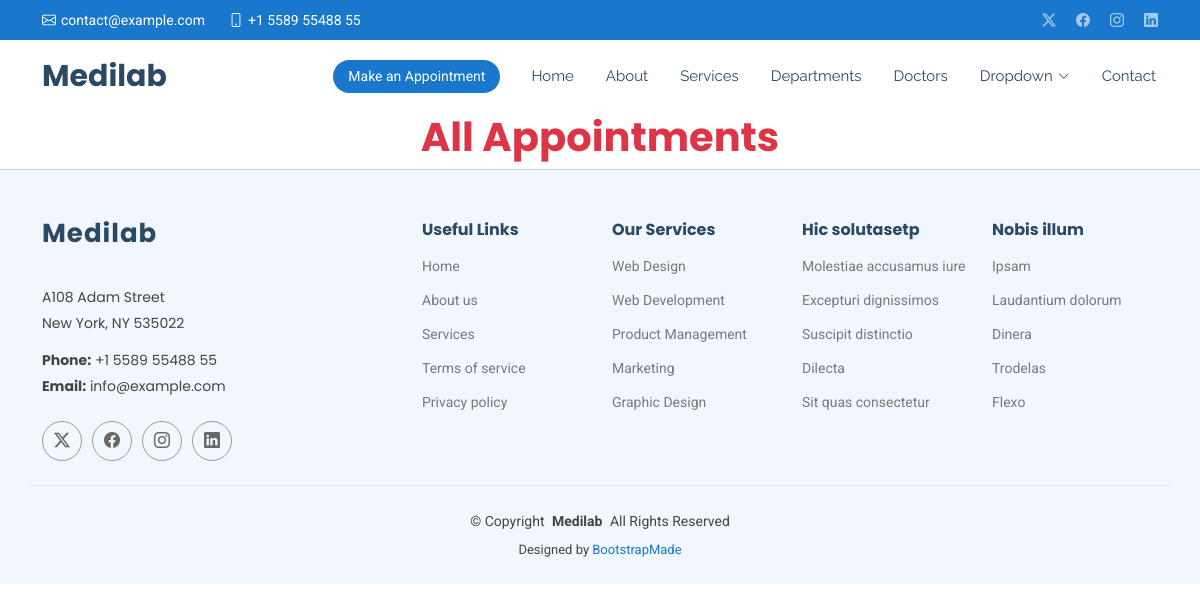
/show/, run on an earlier commit of the app's database.
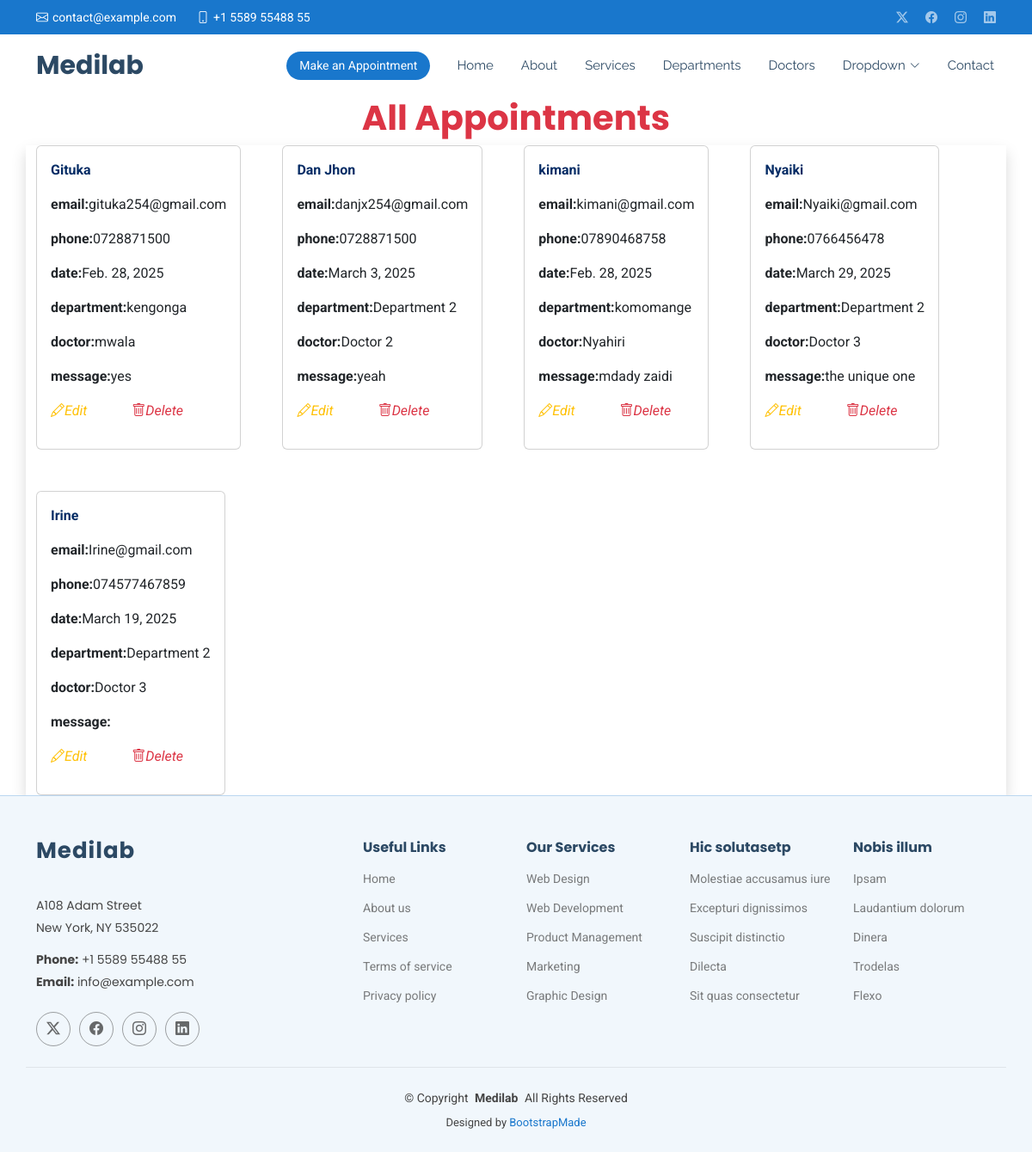
And on a later commit of the database.
### medapp/models.py (models this page shows, shortened)
class Appointment(models.Model):
    name = models.CharField(max_length=50)
    email = models.EmailField()
    phone = models.CharField(max_length=15)
    date = models.DateField()
    department = models.CharField(max_length=50)
    doctor = models.CharField(max_length=50)
    message = models.TextField()

### medapp/views.py (the view)
# urls.py: path('show/', views.show, name='show'),
def show(request):
    all = Appointment.objects.all()
    return render(request,'show.html',{'all':all})

### Templates/show.html (shortened to what this page needs)
{% extends 'starter-page.html' %}
{% load static %}
{% block content %}
 <h1 class="text-center text-danger"> <strong>All Appointments</strong></h1>
<div class="container w-30 shadow">
    <div class="d-flex gap-5 flex-wrap">
       {% for x in all %}
      <div class="card w-30 p-3">
        <p class="text-primary-emphasis fw-bold ">  {{ x.name }}</p>
        <p> <strong>email:</strong>{{ x.email }}</p>
        <p> <strong>phone:</strong>{{ x.phone }}</p>
        <p> <strong>date:</strong>{{ x.date }}</p>
        <p> <strong>department:</strong>{{ x.department }}</p>
        <p> <strong>doctor:</strong>{{ x.doctor }}</p>
        <p> <strong>message:</strong>{{ x.message }}</p>
        <p>
            <a href="{% url 'edit' x.id %}" class="text-warning me-5">
                <i class="bi bi-pencil">Edit</i>
            </a>
            <a href="/delete/{{ x.id }}" class="text-danger">
                <i class="bi bi-trash">Delete</i>
            </a>
        </p>
      </div>
         {% endfor %}
   </div>
</div>
{% endblock %}

### Templates/starter-page.html (shortened to what this page needs)
<!DOCTYPE html>
<html lang="en">
<head>
{% load static %}
  <link href="{% static 'assets/vendor/bootstrap/css/bootstrap.min.css' %}" rel="stylesheet">
  <link href="{% static 'assets/vendor/bootstrap-icons/bootstrap-icons.css' %}" rel="stylesheet">
  <link href="{% static 'assets/vendor/aos/aos.css' %}" rel="stylesheet">
  <link href="{% static 'assets/vendor/fontawesome-free/css/all.min.css' %}" rel="stylesheet">
  <link href="{% static 'assets/vendor/glightbox/css/glightbox.min.css' %}" rel="stylesheet">
  <link href="{% static 'assets/vendor/swiper/swiper-bundle.min.css' %}" rel="stylesheet">
  <link href="{% static 'assets/css/main.css' %}" rel="stylesheet">
</head>
<body class="starter-page-page">
  <header id="header" class="header sticky-top">
    <div class="topbar d-flex align-items-center">
      <div class="container d-flex justify-content-center justify-content-md-between">
        <div class="contact-info d-flex align-items-center">
          <i class="bi bi-envelope d-flex align-items-center"><a href="mailto:contact@example.com">contact@example.com</a></i>
          <i class="bi bi-phone d-flex align-items-center ms-4"><span>+1 5589 55488 55</span></i>
        </div>
        <div class="social-links d-none d-md-flex align-items-center">
          <a href="#" class="twitter"><i class="bi bi-twitter-x"></i></a>
          <a href="#" class="facebook"><i class="bi bi-facebook"></i></a>
          <a href="#" class="instagram"><i class="bi bi-instagram"></i></a>
          <a href="#" class="linkedin"><i class="bi bi-linkedin"></i></a>
        </div>
      </div>
    </div>
    <div class="branding d-flex align-items-center">
      <div class="container position-relative d-flex align-items-center justify-content-between">
        <a href="index.html" class="logo d-flex align-items-center me-auto">
          <h1 class="sitename">Medilab</h1>
        </a>
        <nav id="navmenu" class="navmenu">
          <ul>
            <li><a href="{% url 'home' %}">Home<br></a></li>
            <li><a href="{% url 'about' %}">About</a></li>
            <li><a href="{% url 'services' %}">Services</a></li>
            <li><a href="">Departments</a></li>
            <li><a href="">Doctors</a></li>
            <li class="dropdown"><a href="#"><span>Dropdown</span> <i class="bi bi-chevron-down toggle-dropdown"></i></a>
            </li>
            <li><a href="{% static '#contact' %}">Contact</a></li>
          </ul>
        </nav>
        <a class="cta-btn d-none d-sm-block" href="#appointment">Make an Appointment</a>
      </div>
    </div>
  </header>
  <main class="main">
   {% block content %}
   {% endblock %}
  </main>
  <footer id="footer" class="footer light-background">
    <div class="container footer-top">
      <div class="row gy-4">
        <div class="col-lg-4 col-md-6 footer-about">
          <a href="index.html" class="logo d-flex align-items-center">
            <span class="sitename">Medilab</span>
          </a>
          <div class="footer-contact pt-3">
            <p>A108 Adam Street</p>
            <p>New York, NY 535022</p>
            <p class="mt-3"><strong>Phone:</strong> <span>+1 5589 55488 55</span></p>
            <p><strong>Email:</strong> <span>info@example.com</span></p>
          </div>
          <div class="social-links d-flex mt-4">
            <a href=""><i class="bi bi-twitter-x"></i></a>
            <a href=""><i class="bi bi-facebook"></i></a>
            <a href=""><i class="bi bi-instagram"></i></a>
            <a href=""><i class="bi bi-linkedin"></i></a>
          </div>
        </div>
        <div class="col-lg-2 col-md-3 footer-links">
          <h4>Useful Links</h4>
          <ul>
            <li><a href="#">Home</a></li>
            <li><a href="#">About us</a></li>
            <li><a href="#">Services</a></li>
            <li><a href="#">Terms of service</a></li>
            <li><a href="#">Privacy policy</a></li>
          </ul>
        </div>
        <div class="col-lg-2 col-md-3 footer-links">
          <h4>Our Services</h4>
          <ul>
            <li><a href="#">Web Design</a></li>
            <li><a href="#">Web Development</a></li>
            <li><a href="#">Product Management</a></li>
            <li><a href="#">Marketing</a></li>
            <li><a href="#">Graphic Design</a></li>
          </ul>
        </div>
        <div class="col-lg-2 col-md-3 footer-links">
          <h4>Hic solutasetp</h4>
          <ul>
            <li><a href="#">Molestiae accusamus iure</a></li>
            <li><a href="#">Excepturi dignissimos</a></li>
            <li><a href="#">Suscipit distinctio</a></li>
            <li><a href="#">Dilecta</a></li>
            <li><a href="#">Sit quas consectetur</a></li>
          </ul>
        </div>
        <div class="col-lg-2 col-md-3 footer-links">
          <h4>Nobis illum</h4>
          <ul>
            <li><a href="#">Ipsam</a></li>
            <li><a href="#">Laudantium dolorum</a></li>
            <li><a href="#">Dinera</a></li>
            <li><a href="#">Trodelas</a></li>
            <li><a href="#">Flexo</a></li>
          </ul>
        </div>
      </div>
    </div>
    <div class="container copyright text-center mt-4">
      <p>© <span>Copyright</span> <strong class="px-1 sitename">Medilab</strong> <span>All Rights Reserved</span></p>
      <div class="credits">
        Designed by <a href="https://bootstrapmade.com/">BootstrapMade</a>
      </div>
    </div>
  </footer>
</body>
</html>

What changed in the data, as far as the page shows it:
added Appointment: name "Gituka", email "gituka254@gmail.com", phone "0728871500", date "Feb. 28, 2025", department "kengonga", doctor "mwala", message "yes"
added Appointment: name "Dan Jhon", email "danjx254@gmail.com", phone "0728871500", date "March 3, 2025", department "Department 2", doctor "Doctor 2", message "yeah"
added Appointment: name "kimani", email "kimani@gmail.com", phone "07890468758", date "Feb. 28, 2025", department "komomange", doctor "Nyahiri", message "mdady zaidi"
added Appointment: name "Nyaiki", email "Nyaiki@gmail.com", phone "0766456478", date "March 29, 2025", department "Department 2", doctor "Doctor 3", message "the unique one"
added Appointment: name "Irine", email "Irine@gmail.com", phone "074577467859", date "March 19, 2025", department "Department 2", doctor "Doctor 3"
